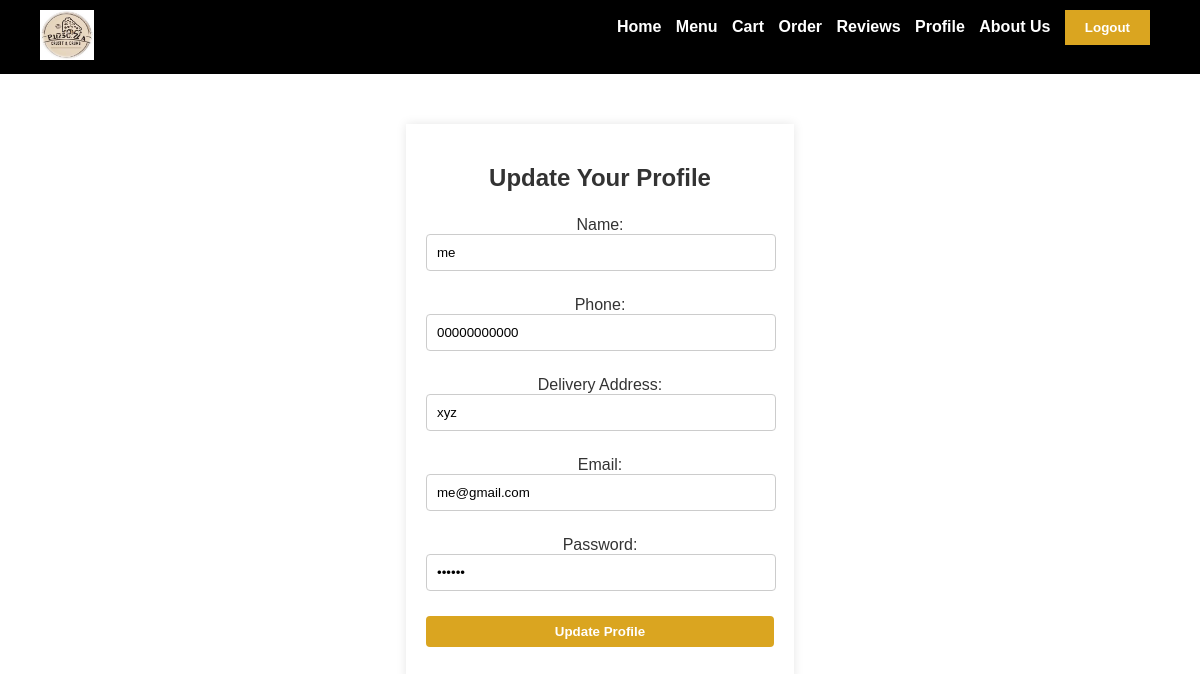
Page /profile.php (signed in) on the committed database.
### tables this page shows
CREATE TABLE `customer` (
  `C_ID` int(11) NOT NULL,
  `Name` varchar(30) NOT NULL,
  `Phone` varchar(30) NOT NULL,
  `Delivery_address` varchar(30) NOT NULL,
  `Email` varchar(30) NOT NULL,
  `Password` varchar(30) NOT NULL
);

### profile.php (the view, shortened to what this page needs)
<?php
$database = mysqli_connect("localhost", "root", "", "pizzeria") or die("Could not connect to database");
$username = $_SESSION['logged_in'];
$query = "SELECT * FROM customer WHERE Email = ?";
$stmt = mysqli_prepare($database, $query);
mysqli_stmt_bind_param($stmt, 's', $username);
mysqli_stmt_execute($stmt);
$result = mysqli_stmt_get_result($stmt);
$user = mysqli_fetch_assoc($result);
?>
<!DOCTYPE html>
<html lang="en">
<head>
    <link rel="stylesheet" type="text/css" href="style.css">
</head>
<body>
<header>
    <div id="logo_container">
        <img src="pizza_logo.jpg" alt="Crust & Crumb Pizzeria Logo">
    </div>
    <nav>
        <ul id="navlist">
            <li><a href="home.html">Home</a></li>
            <li><a href="menu.php">Menu</a></li>
            <li><a href="cart.php">Cart</a></li>
            <li><a href="order.php">Order</a></li>
            <li><a href="reviews.html">Reviews</a></li>
            <li><a href="profile.php">Profile</a></li>
            <li><a href="aboutus.html">About Us</a></li>
            <li><button onclick="location.href='index.html'">Logout</button></li>
        </ul>
    </nav>
</header>
<main>
    <div id="profile_div" style="width: 30%; margin: 0 auto; padding: 20px; box-shadow: 0 0 10px rgba(0,0,0,0.1);">
        <form id="form" method="post" action="profile.php">
            <h2>Update Your Profile</h2>
            <div class="form_group">
                <label for="name">Name:</label>
                <input class="form_control" id="name" name="name" type="text" value="<?php echo htmlspecialchars($user['Name']); ?>" required>
            </div>
            <div class="form_group">
                <label for="phone">Phone:</label>
                <input class="form_control" id="phone" name="phone" type="text" value="<?php echo htmlspecialchars($user['Phone']); ?>" required>
            </div>
            <div class="form_group">
                <label for="delivery_address">Delivery Address:</label>
                <input class="form_control" id="delivery_address" name="delivery_address" type="text" value="<?php echo htmlspecialchars($user['Delivery_address']); ?>" required>
            </div>
            <div class="form_group">
                <label for="email">Email:</label>
                <input class="form_control" id="email" name="email" type="email" value="<?php echo htmlspecialchars($user['Email']); ?>" required>
            </div>
            <div class="form_group">
                <label for="password">Password:</label>
                <input class="form_control" id="password" name="password" type="password" value="<?php echo htmlspecialchars($user['Password']); ?>" required>
            </div>
            <div class="form_group">
                <button type="submit" name="update_profile" class="btn">Update Profile</button>
            </div>
        </form>
    </div>
</main>
</body>
</html>

### style.css (style rules this page uses)
body { font-family: 'Arial', sans-serif; background-color: white; margin: 0; padding: 0; color: #333; }
header { background-color: black; color: white; overflow: hidden; }
#logo_container { float: left; padding-left: 20px; }
#logo_container img { height: 50px; }
nav ul { list-style-type: none; padding: 0; margin: 0; float: right; padding-right: 20px; }
nav li { display: inline; margin-right: 10px; }
nav a { color: white; text-decoration: none; font-weight: bold; }
nav button { background-color: #DAA520; border: none; color: white; padding: 10px 20px; cursor: pointer; font-weight: bold; }
main { text-align: center; padding: 20px; }
main h2 { color: #333; }
main h2 { color: #333; margin-bottom: 1em; }
main h2, main h3 { color: #333; }
.form_group { margin-bottom: 15px; }
.form_control { width: calc(100% - 20px); padding: 10px; border: 1px solid #ccc; border-radius: 4px; margin-bottom: 10px; }
.btn { width: 100%; background-color: #333; color: #fff; padding: 10px; border: none; border-radius: 4px; cursor: pointer; }
main { padding-top: 50px; }
header { padding: 10px 20px; text-align: left; }
.btn { background-color: #DAA520; color: white; border: none; padding: 8px 16px; border-radius: 4px; cursor: pointer; font-weight: bold; }

### rows in the picture
customer: name "me", phone "00000000000", delivery_address "xyz", email "me@gmail.com"
